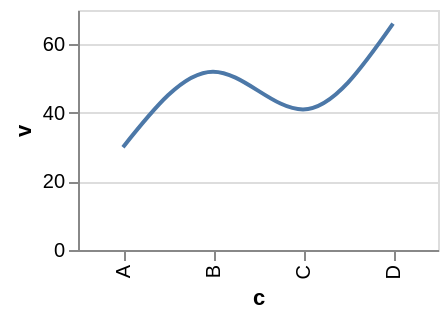

Write the Vega-Lite specification saved for this chart.
### Vega-Lite specification from a JSON file in a GitHub repository (floating-point values rounded to 4 significant figures)
{"width": 180, "height": 120, "data": {"values": [{"c": "A", "v": 30, "lo": 10, "hi": 45, "g": "x", "o": 28, "cl": 34, "h": 40, "l": 8}, {"c": "B", "v": 52, "lo": 25, "hi": 60, "g": "x", "o": 34, "cl": 48, "h": 55, "l": 30}, {"c": "C", "v": 41, "lo": 18, "hi": 55, "g": "y", "o": 48, "cl": 40, "h": 50, "l": 36}, {"c": "D", "v": 66, "lo": 40, "hi": 80, "g": "y", "o": 40, "cl": 63, "h": 70, "l": 38}]}, "mark": {"type": "line", "interpolate": "monotone"}, "encoding": {"x": {"field": "c", "type": "nominal", "sort": null}, "y": {"field": "v", "type": "quantitative"}}}
